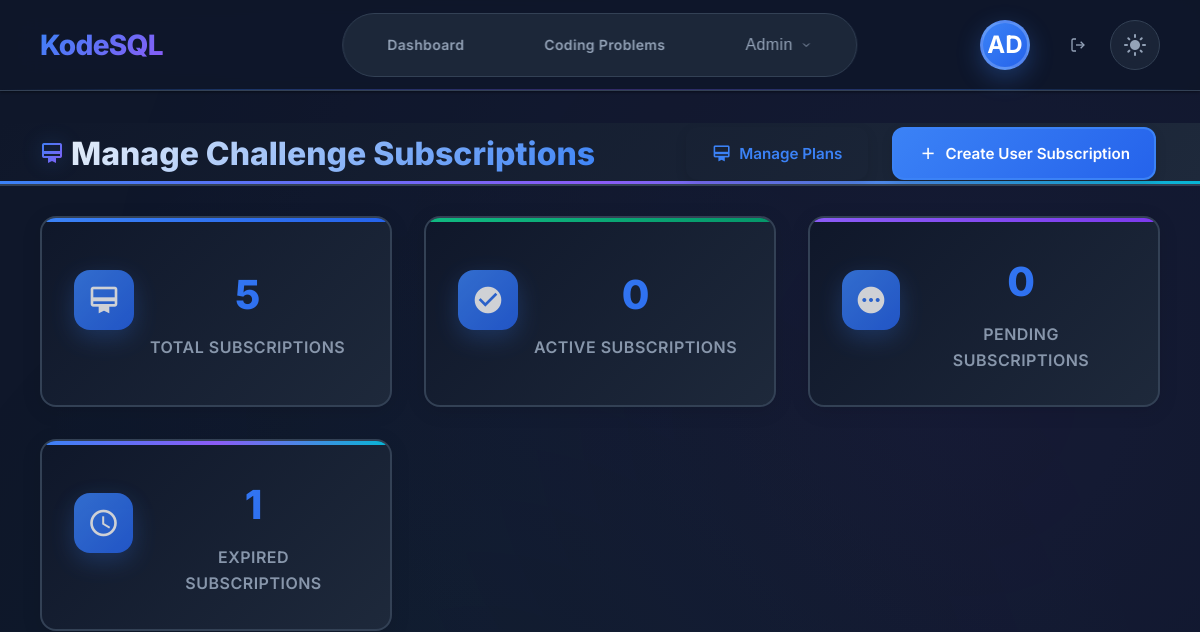
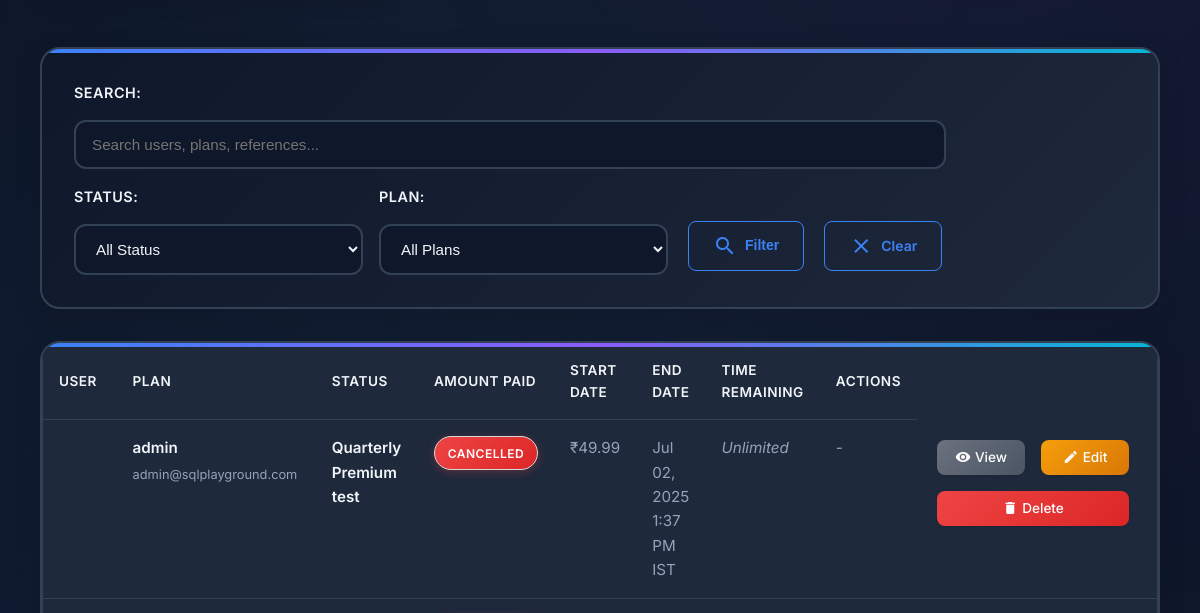
Before: /challenges/admin/subscriptions/ (signed in, upper part) with the older database file (2 pictures, top to bottom).
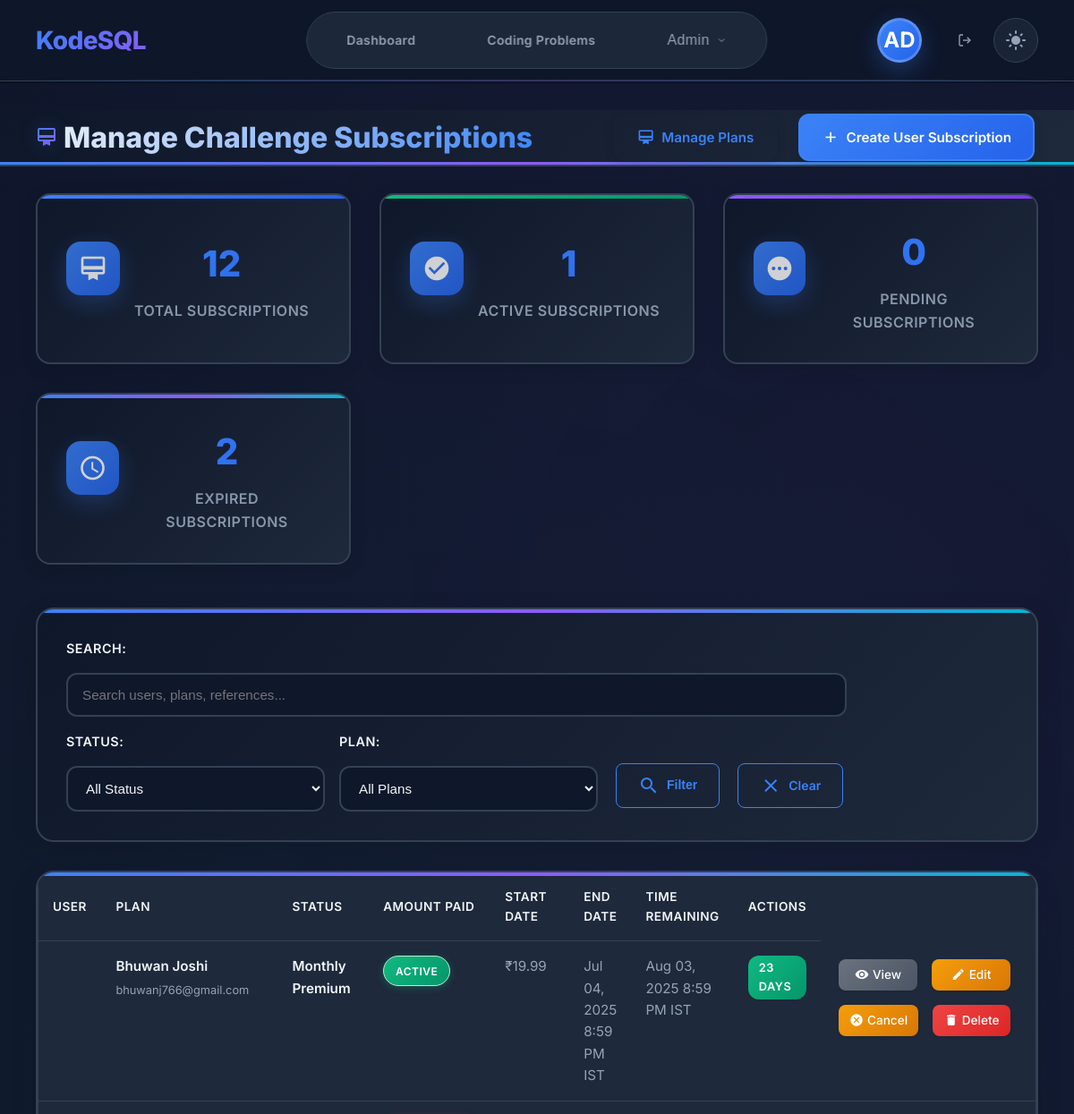
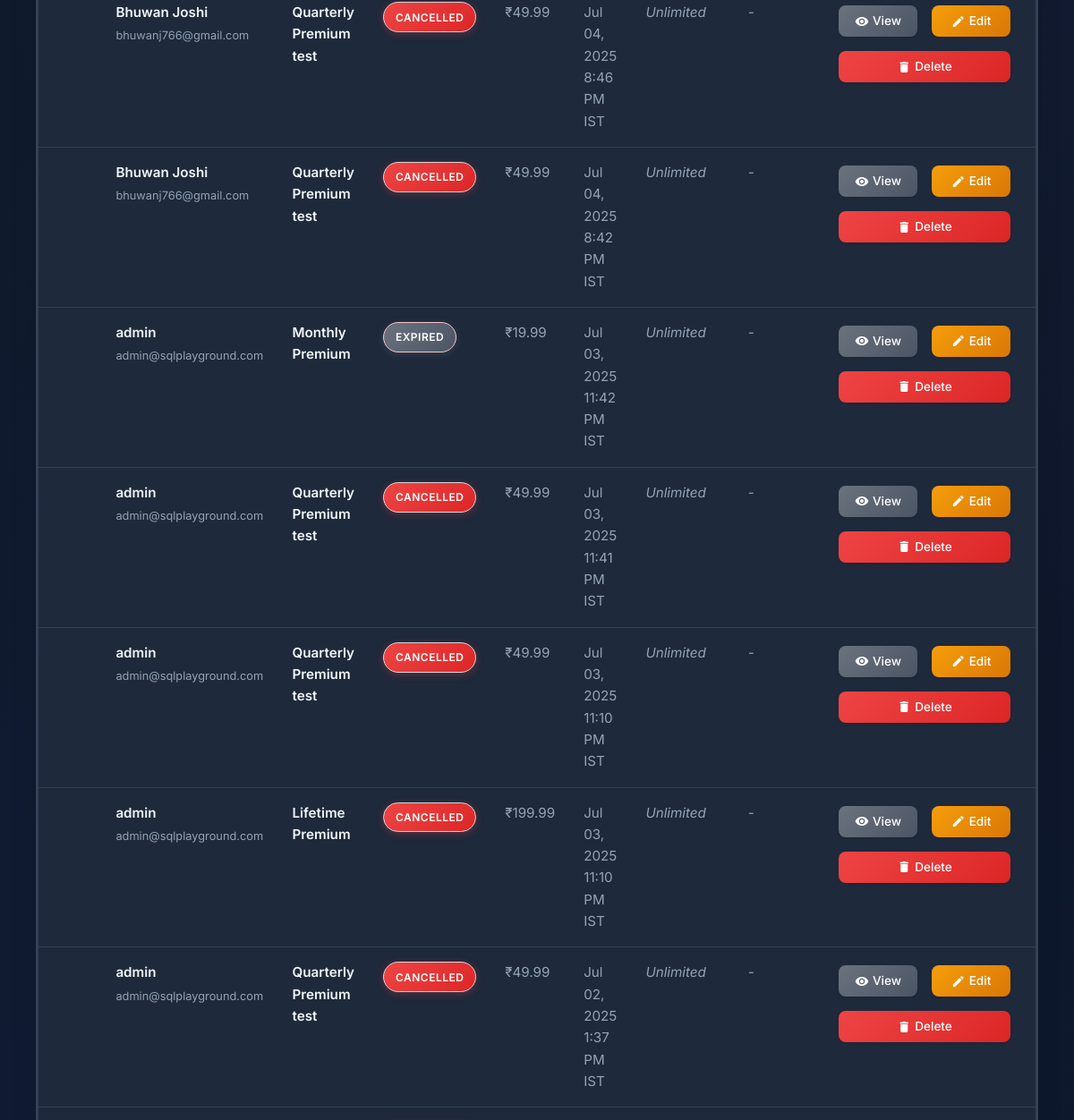
After: the same page with the newer database file (2 pictures, top to bottom).
### challenges/models.py (models this page shows, shortened)
class UserChallengeSubscription(models.Model):
    STATUS_CHOICES = [
        ('active', 'Active'),
        ('expired', 'Expired'),
        ('cancelled', 'Cancelled'),
        ('pending', 'Pending Payment'),
    ]
    user = models.ForeignKey(settings.AUTH_USER_MODEL, on_delete=models.CASCADE, related_name='challenge_subscriptions')
    plan = models.ForeignKey(ChallengeSubscriptionPlan, on_delete=models.CASCADE, related_name='subscriptions')
    start_date = models.DateTimeField()
    end_date = models.DateTimeField(null=True, blank=True)  # Null for unlimited plans
    status = models.CharField(max_length=20, choices=STATUS_CHOICES, default='pending')
    amount_paid = models.DecimalField(max_digits=10, decimal_places=2)
    payment_reference = models.CharField(max_length=255, null=True, blank=True)
    razorpay_order_id = models.CharField(max_length=255, null=True, blank=True)
    razorpay_payment_id = models.CharField(max_length=255, null=True, blank=True)
    pending_expires_at = models.DateTimeField(null=True, blank=True, help_text="When pending payment expires")
    expiry_notification_sent = models.BooleanField(default=False)
    final_notification_sent = models.BooleanField(default=False)
    created_at = models.DateTimeField(auto_now_add=True)
    updated_at = models.DateTimeField(auto_now=True)
    class Meta:
        ordering = ['-created_at']
    @property
    def time_remaining(self):
        if self.end_date is None:
            return "Unlimited"
        remaining = self.end_date - timezone.now()
        if remaining.days > 0:
            return f"{remaining.days} days"
        elif remaining.seconds > 3600:
            hours = remaining.seconds // 3600
            return f"{hours} hours"
        else:
            return "Expires soon"

class ChallengeSubscriptionPlan(models.Model):
    DURATION_CHOICES = [
        ('1_month', '1 Month'),
        ('2_months', '2 Months'),
        ('3_months', '3 Months'),
        ('6_months', '6 Months'),
        ('9_months', '9 Months'),
        ('12_months', '12 Months'),
        ('24_months', '24 Months'),
        ('unlimited', 'Unlimited'),
    ]
    name = models.CharField(max_length=100)
    duration = models.CharField(max_length=20, choices=DURATION_CHOICES)
    price = models.DecimalField(max_digits=10, decimal_places=2)
    original_price = models.DecimalField(max_digits=10, decimal_places=2, null=True, blank=True)
    description = models.TextField()
    features = models.JSONField(default=list, help_text="List of features for this plan")
    is_active = models.BooleanField(default=True)
    is_recommended = models.BooleanField(default=False)
    sort_order = models.IntegerField(default=0, help_text="Lower numbers appear first")
    created_at = models.DateTimeField(auto_now_add=True)
    updated_at = models.DateTimeField(auto_now=True)
    class Meta:
        ordering = ['sort_order', 'price']
    def __str__(self):
        return f"{self.name} ({self.get_duration_display()})"

### users/models.py (models this page shows, shortened)
class User(AbstractUser):
    email = models.EmailField(unique=True)
    is_email_verified = models.BooleanField(default=False)
    created_at = models.DateTimeField(auto_now_add=True)
    updated_at = models.DateTimeField(auto_now=True)
    USERNAME_FIELD = 'email'
    REQUIRED_FIELDS = ['username']
    def get_full_name(self):
        if self.first_name and self.last_name:
            return f"{self.first_name} {self.last_name}"
        elif self.first_name:
            return self.first_name
        else:
            return self.username

### challenges/views.py (the view, shortened to what this page needs)
# urls.py: path('admin/subscriptions/', views.admin_subscriptions_list, name='admin_subscriptions_list'),
@staff_member_required
def admin_subscriptions_list(request):
    if not request.user.is_superuser:
        messages.error(request, 'You do not have permission to access subscription management.')
        return redirect('challenges:admin_challenges_list')
    subscriptions = UserChallengeSubscription.objects.select_related(
        'user', 'plan'
    ).order_by('-created_at')
    filter_form = SubscriptionFilterForm(request.GET)
    if filter_form.is_valid():
        if filter_form.cleaned_data['status']:
            subscriptions = subscriptions.filter(status=filter_form.cleaned_data['status'])
        if filter_form.cleaned_data['plan']:
            subscriptions = subscriptions.filter(plan=filter_form.cleaned_data['plan'])
    total_subscriptions = subscriptions.count()
    active_subscriptions = subscriptions.filter(status='active').count()
    pending_subscriptions = subscriptions.filter(status='pending').count()
    expired_subscriptions = subscriptions.filter(status='expired').count()
    paginator = Paginator(subscriptions, 20)
    page_number = request.GET.get('page')
    page_obj = paginator.get_page(page_number)
    for subscription in page_obj:
        subscription.user.full_name_or_email = subscription.user.get_full_name() or subscription.user.email
    context = {
        'page_title': 'Manage Challenge Subscriptions',
        'subscriptions': page_obj,
        'filter_form': filter_form,
        'total_subscriptions': total_subscriptions,
        'active_subscriptions': active_subscriptions,
        'pending_subscriptions': pending_subscriptions,
        'expired_subscriptions': expired_subscriptions,
    }
    return render(request, 'challenges/admin/subscriptions_list.html', context)

### challenges/forms.py
class SubscriptionFilterForm(forms.Form):
    STATUS_CHOICES = [('', 'All Status')] + UserChallengeSubscription.STATUS_CHOICES
    status = forms.ChoiceField(
        choices=STATUS_CHOICES,
        required=False,
        widget=forms.Select(attrs={'class': 'form-control'})
    )
    plan = forms.ModelChoiceField(
        queryset=ChallengeSubscriptionPlan.objects.filter(is_active=True),
        required=False,
        empty_label="All Plans",
        widget=forms.Select(attrs={'class': 'form-control'})
    )
    search = forms.CharField(
        required=False,
        widget=forms.TextInput(attrs={
            'class': 'form-control',
            'placeholder': 'Search by user email, plan name...'
        })
    )
    def __init__(self, *args, **kwargs):
        super().__init__(*args, **kwargs)
        self.fields['plan'].queryset = ChallengeSubscriptionPlan.objects.filter(
            is_active=True
        ).order_by('sort_order', 'name')

### templates/challenges/admin/subscriptions_list.html (shortened to what the changed rows need)
{% extends 'admin_base.html' %}
{% load static %}
{% load timezone_filters %}
{% block extra_css %}
<link rel="stylesheet" href="{% static 'css/courses.css' %}">
<link rel="stylesheet" href="{% static 'css/admin-subscription-plans.css' %}">
{% endblock %}
{% block admin_content %}
<div class="admin-header">
    <div class="tile-wrap">
        <div class="admin-header-content" style="display: flex; justify-content: space-between; align-items: center;">
            <h1>
                <span class="material-icons">card_membership</span>
                Manage Challenge Subscriptions
            </h1>
        </div>
    </div>
</div>
<div class="tile-wrap">
    <div class="admin-stats-grid">
        <div class="stat-card">
            <div class="stat-content">
                <h3>{{ total_subscriptions }}</h3>
                <p>Total Subscriptions</p>
            </div>
        </div>
        <div class="stat-card">
            <div class="stat-content">
                <h3>{{ active_subscriptions }}</h3>
                <p>Active Subscriptions</p>
            </div>
        </div>
        <div class="stat-card">
            <div class="stat-content">
                <h3>{{ expired_subscriptions }}</h3>
                <p>Expired Subscriptions</p>
            </div>
        </div>
    </div>
    <div class="admin-content-section">
        {% if subscriptions %}
            <div class="table-responsive">
                <table class="admin-table">
                    <thead>
                        <tr>
                            <th>User</th>
                            <th>Plan</th>
                            <th>Status</th>
                            <th>Amount Paid</th>
                            <th>Start Date</th>
                            <th>End Date</th>
                            <th>Time Remaining</th>
                            <th>Actions</th>
                        </tr>
                    </thead>
                    <tbody>
                        {% for subscription in subscriptions %}
                        <tr>
                            <td>
                                <div class="user-info">
                                    <strong>{{ subscription.user.full_name_or_email }}</strong>
                                    <small>{{ subscription.user.email }}</small>
                                </div>
                            </td>
                            <td>
                                <div class="plan-info">
                                    <strong>{{ subscription.plan.name }}</strong>
                                </div>
                            </td>
                            <td>
                                <span class="status-badge status-{{ subscription.status }}">
                                    {{ subscription.get_status_display }}
                                </span>
                            </td>
                            <td>₹{{ subscription.amount_paid }}</td>
                            <td>{{ subscription.start_date|format_indian_datetime:"M d, Y g:i A" }}</td>
                            <td>
                                {% if subscription.end_date %}
                                    {{ subscription.end_date|format_indian_datetime:"M d, Y g:i A" }}
                                {% else %}
                                    <span class="text-muted">Unlimited</span>
                                {% endif %}
                            </td>
                            <td>
                                {% if subscription.status == 'active' %}
                                    <span class="time-remaining">{{ subscription.time_remaining }}</span>
                                {% else %}
                                    <span class="text-muted">-</span>
                                {% endif %}
                            </td>
                            <td>
                                <div class="plan-actions">
                                    <a href="{% url 'challenges:admin_subscription_detail' subscription.id %}" class="btn btn-secondary">
                                        <span class="material-icons">visibility</span>
                                        View
                                    </a>
                                    <a href="{% url 'challenges:admin_subscription_edit' subscription.id %}" class="btn btn-warning">
                                        <span class="material-icons">edit</span>
                                        Edit
                                    </a>
                                    {% if subscription.status == 'active' %}
                                    <a href="{% url 'challenges:admin_subscription_cancel' subscription.id %}" class="btn btn-warning">
                                        <span class="material-icons">cancel</span>
                                        Cancel
                                    </a>
                                    {% endif %}
                                    <a href="{% url 'challenges:admin_subscription_confirm_delete' subscription.id   %}" class="btn btn-danger">
                                        <span class="material-icons">delete</span>
                                        Delete
                                    </a>
                                </div>
                            </td>
                        </tr>
                        {% endfor %}
                    </tbody>
                </table>
            </div>
        {% endif %}
    </div>
</div>
{% endblock %}

Changed rows visible on the page:
added UserChallengeSubscription: user.full_name_or_email "Bhuwan Joshi", user.email "bhuwanj766@gmail.com", plan.name "Monthly Premium", status "ACTIVE", amount_paid "19.99", start_date "Jul 04, 2025 8:59 PM IST", end_date "Aug 03, 2025 8:59 PM IST", time_remaining "23 DAYS", shows "Cancel"
added UserChallengeSubscription: user.full_name_or_email "Bhuwan Joshi", user.email "bhuwanj766@gmail.com", plan.name "Quarterly Premium test", status "CANCELLED", amount_paid "49.99", start_date "Jul 04, 2025 8:46 PM IST", shows "Unlimited"
added UserChallengeSubscription: user.full_name_or_email "Bhuwan Joshi", user.email "bhuwanj766@gmail.com", plan.name "Quarterly Premium test", status "CANCELLED", amount_paid "49.99", start_date "Jul 04, 2025 8:42 PM IST", shows "Unlimited"
added UserChallengeSubscription: user.full_name_or_email "admin", user.email "admin@sqlplayground.com", plan.name "Monthly Premium", status "EXPIRED", amount_paid "19.99", start_date "Jul 03, 2025 11:42 PM IST", shows "Unlimited"
added UserChallengeSubscription: user.full_name_or_email "admin", user.email "admin@sqlplayground.com", plan.name "Quarterly Premium test", status "CANCELLED", amount_paid "49.99", start_date "Jul 03, 2025 11:41 PM IST", shows "Unlimited"
added UserChallengeSubscription: user.full_name_or_email "admin", user.email "admin@sqlplayground.com", plan.name "Quarterly Premium test", status "CANCELLED", amount_paid "49.99", start_date "Jul 03, 2025 11:10 PM IST", shows "Unlimited"
added UserChallengeSubscription: user.full_name_or_email "admin", user.email "admin@sqlplayground.com", plan.name "Lifetime Premium", status "CANCELLED", amount_paid "199.99", start_date "Jul 03, 2025 11:10 PM IST", shows "Unlimited"
Other visible differences:
{{ total_subscriptions }}: "5" → "12"
{{ active_subscriptions }}: "0" → "1"
{{ expired_subscriptions }}: "1" → "2"
